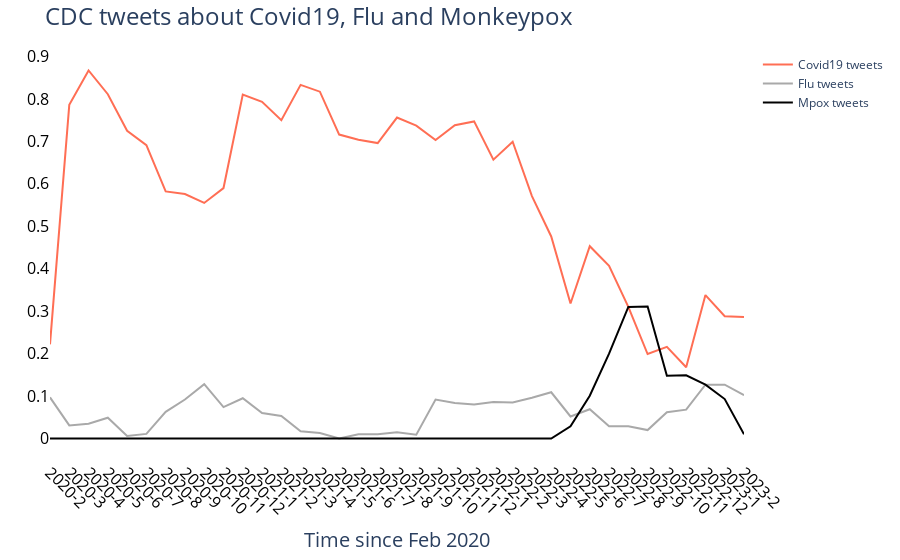

The cell this chart's notebook holds for it:
### Code cell
colors=['#003f5c', '#58508d', '#bc5090', '#ff6e54', '#ffa600']

x_ticks= df_all_counts_pfizer.date

fig4 = go.Figure()


#fig.add_trace(go.Scatter(x=df_all_counts_EMA["date"], y=df_all_counts_EMA["covid_percentage"],
                    #mode='lines', name= "EMA tweets",  marker_color=colors[2], line_shape='spline'
                    #))
fig4.add_trace(go.Scatter(x=df_all_counts_cdc["date"], y=df_all_counts_cdc["covid_percentage"].round(3),
                    mode='lines', name= "Covid19 tweets",  marker_color=colors[3], ))

fig4.add_trace(go.Scatter(x=df_all_counts_cdc["date"], y=df_all_counts_cdc["flu_percentage"].round(3),
                    mode='lines', name= "Flu tweets ",  marker_color="darkgrey", 
                        ))
fig4.add_trace(go.Scatter(x=df_all_counts_cdc["date"], y=df_all_counts_cdc["mpox_percentage"].round(3),
                    mode='lines', name= "Mpox tweets",  marker_color="black", ))
             



fig4.update_layout(
    title={"text": "CDC tweets about Covid19, Flu and Monkeypox", "font": {"size": 24}},
    
    margin=dict(l=50, r=20, t=50, b=20),
    paper_bgcolor="white",
    plot_bgcolor='white',
    xaxis={"tickvals": x_ticks, "ticktext": x_ticks, "tickangle": 45 ,"title": {"text":"Time since Feb 2020", "font": {"size": 20}}},
    hovermode="x unified",
    hoverlabel=dict(
        bgcolor="white",
        font_size=15,
        
    )
)

fig4.update_layout(xaxis_type='category', 
                    bargap=0.7,
                    xaxis = dict(
                        tickfont=dict( size=16, color='black'),
                    ))
fig4.update_layout( 
                    bargap=0.7,
                    yaxis = dict(
                        tickfont=dict( size=16, color='black'),
                    ))    
fig4.show()

### Figure 1 — Plotly figure (JSON) as saved in the notebook; plotly's stock layout.template omitted (floating-point values rounded to 4 significant figures)
{"data": [{"marker": {"color": "#ff6e54"}, "mode": "lines", "name": "Covid19 tweets", "type": "scatter", "x": ["2020-2", "2020-3", "2020-4", "2020-5", "2020-6", "2020-7", "2020-8", "2020-9", "2020-10", "2020-11", "2020-12", "2021-1", "2021-2", "2021-3", "2021-4", "2021-5", "2021-6", "2021-7", "2021-8", "2021-9", "2021-10", "2021-11", "2021-12", "2022-1", "2022-2", "2022-3", "2022-4", "2022-5", "2022-6", "2022-7", "2022-8", "2022-9", "2022-10", "2022-11", "2022-12", "2023-1", "2023-2"], "y": [0.222, 0.786, 0.867, 0.811, 0.725, 0.691, 0.582, 0.576, 0.555, 0.59, 0.81, 0.793, 0.75, 0.833, 0.817, 0.716, 0.704, 0.696, 0.756, 0.737, 0.703, 0.738, 0.747, 0.657, 0.699, 0.571, 0.476, 0.318, 0.453, 0.407, 0.31, 0.199, 0.216, 0.168, 0.338, 0.288, 0.286]}, {"marker": {"color": "darkgrey"}, "mode": "lines", "name": "Flu tweets ", "type": "scatter", "x": ["2020-2", "2020-3", "2020-4", "2020-5", "2020-6", "2020-7", "2020-8", "2020-9", "2020-10", "2020-11", "2020-12", "2021-1", "2021-2", "2021-3", "2021-4", "2021-5", "2021-6", "2021-7", "2021-8", "2021-9", "2021-10", "2021-11", "2021-12", "2022-1", "2022-2", "2022-3", "2022-4", "2022-5", "2022-6", "2022-7", "2022-8", "2022-9", "2022-10", "2022-11", "2022-12", "2023-1", "2023-2"], "y": [0.097, 0.031, 0.035, 0.049, 0.006, 0.011, 0.063, 0.092, 0.128, 0.074, 0.095, 0.06, 0.053, 0.017, 0.013, 0, 0.01, 0.01, 0.015, 0.009, 0.092, 0.084, 0.08, 0.086, 0.085, 0.096, 0.109, 0.052, 0.069, 0.029, 0.029, 0.02, 0.062, 0.068, 0.127, 0.127, 0.102]}, {"marker": {"color": "black"}, "mode": "lines", "name": "Mpox tweets", "type": "scatter", "x": ["2020-2", "2020-3", "2020-4", "2020-5", "2020-6", "2020-7", "2020-8", "2020-9", "2020-10", "2020-11", "2020-12", "2021-1", "2021-2", "2021-3", "2021-4", "2021-5", "2021-6", "2021-7", "2021-8", "2021-9", "2021-10", "2021-11", "2021-12", "2022-1", "2022-2", "2022-3", "2022-4", "2022-5", "2022-6", "2022-7", "2022-8", "2022-9", "2022-10", "2022-11", "2022-12", "2023-1", "2023-2"], "y": [0, 0, 0, 0, 0, 0, 0, 0, 0, 0, 0, 0, 0, 0, 0, 0, 0, 0, 0, 0, 0, 0, 0, 0, 0, 0, 0, 0.029, 0.101, 0.2, 0.31, 0.311, 0.148, 0.149, 0.127, 0.093, 0.01]}], "layout": {"autosize": true, "bargap": 0.7, "hoverlabel": {"bgcolor": "white", "font": {"size": 15}}, "hovermode": "x unified", "margin": {"b": 20, "l": 50, "r": 20, "t": 50}, "paper_bgcolor": "white", "plot_bgcolor": "white", "title": {"font": {"size": 24}, "text": "CDC tweets about Covid19, Flu and Monkeypox"}, "xaxis": {"autorange": true, "range": [0, 36], "tickangle": 45, "tickfont": {"color": "black", "size": 16}, "ticktext": ["2020-2", "2020-3", "2020-4", "2020-5", "2020-6", "2020-7", "2020-8", "2020-9", "2020-10", "2020-11", "2020-12", "2021-1", "2021-2", "2021-3", "2021-4", "2021-5", "2021-6", "2021-7", "2021-8", "2021-9", "2021-10", "2021-11", "2021-12", "2022-1", "2022-2", "2022-3", "2022-4", "2022-5", "2022-6", "2022-7", "2022-8", "2022-9", "2022-10", "2022-11", "2022-12", "2023-1", "2023-2"], "tickvals": ["2020-2", "2020-3", "2020-4", "2020-5", "2020-6", "2020-7", "2020-8", "2020-9", "2020-10", "2020-11", "2020-12", "2021-1", "2021-2", "2021-3", "2021-4", "2021-5", "2021-6", "2021-7", "2021-8", "2021-9", "2021-10", "2021-11", "2021-12", "2022-1", "2022-2", "2022-3", "2022-4", "2022-5", "2022-6", "2022-7", "2022-8", "2022-9", "2022-10", "2022-11", "2022-12", "2023-1", "2023-2"], "title": {"font": {"size": 20}, "text": "Time since Feb 2020"}, "type": "category"}, "yaxis": {"autorange": true, "range": [-0.04817, 0.9152], "tickfont": {"color": "black", "size": 16}, "type": "linear"}}}
